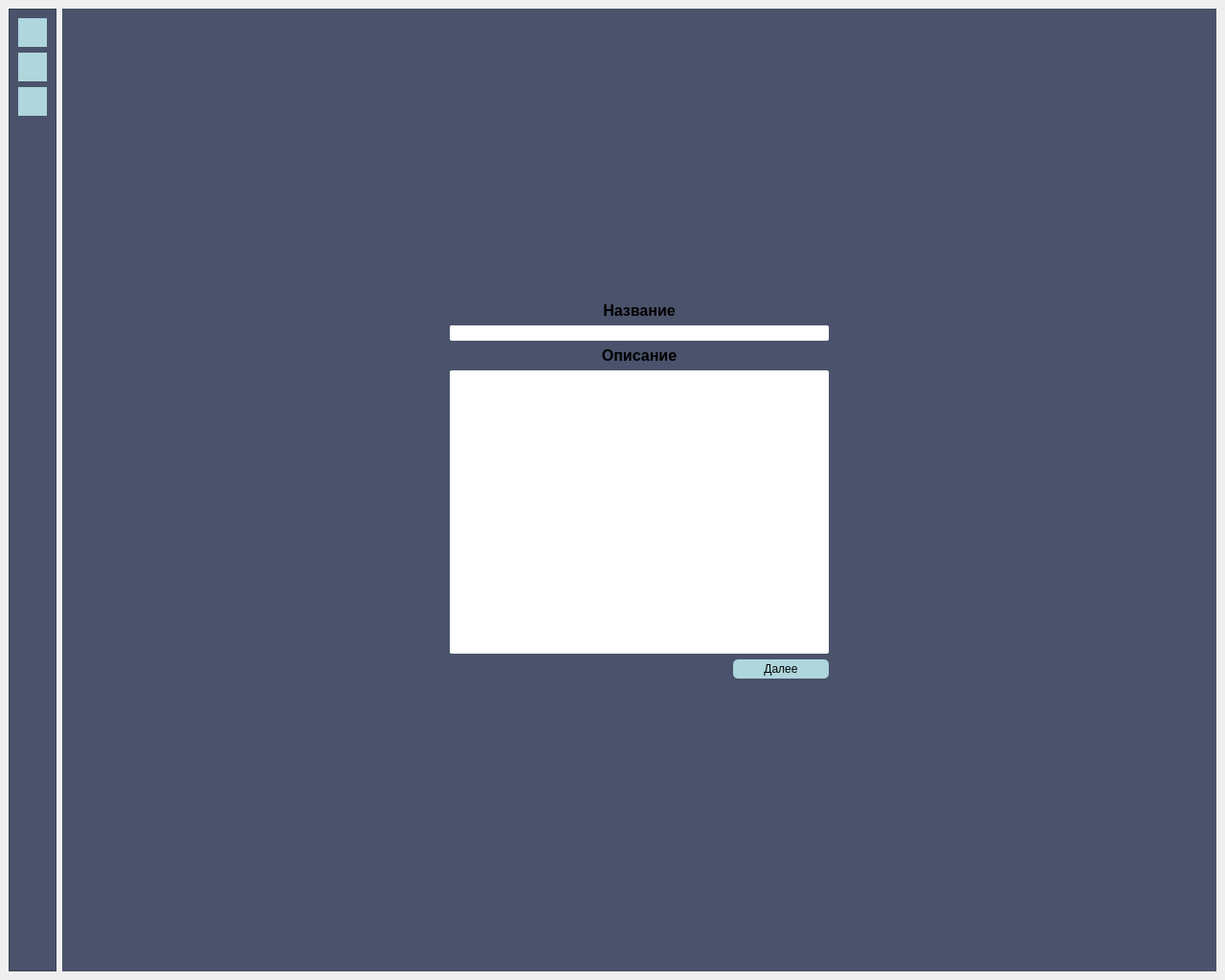
<?xml version="1.0" encoding="UTF-8"?>
<ui version="4.0">
 <class>MainWindow</class>
 <widget class="QMainWindow" name="MainWindow">
  <property name="geometry">
   <rect>
    <x>0</x>
    <y>0</y>
    <width>1280</width>
    <height>1024</height>
   </rect>
  </property>
  <property name="windowTitle">
   <string>MainWindow</string>
  </property>
  <widget class="QWidget" name="centralwidget">
   <layout class="QHBoxLayout" name="horizontalLayout">
    <item>
     <widget class="QFrame" name="frame">
      <property name="minimumSize">
       <size>
        <width>50</width>
        <height>0</height>
       </size>
      </property>
      <property name="maximumSize">
       <size>
        <width>50</width>
        <height>16777215</height>
       </size>
      </property>
      <property name="styleSheet">
       <string notr="true">background-color: #4a536b;</string>
      </property>
      <property name="frameShape">
       <enum>QFrame::StyledPanel</enum>
      </property>
      <property name="frameShadow">
       <enum>QFrame::Raised</enum>
      </property>
      <layout class="QVBoxLayout" name="verticalLayout">
       <item>
        <widget class="QPushButton" name="pushButton">
         <property name="minimumSize">
          <size>
           <width>30</width>
           <height>30</height>
          </size>
         </property>
         <property name="maximumSize">
          <size>
           <width>30</width>
           <height>30</height>
          </size>
         </property>
         <property name="styleSheet">
          <string notr="true">background-color: #aed6dc;
border: 0px;</string>
         </property>
         <property name="text">
          <string/>
         </property>
        </widget>
       </item>
       <item>
        <widget class="QPushButton" name="pushButton_2">
         <property name="minimumSize">
          <size>
           <width>30</width>
           <height>30</height>
          </size>
         </property>
         <property name="maximumSize">
          <size>
           <width>30</width>
           <height>30</height>
          </size>
         </property>
         <property name="styleSheet">
          <string notr="true">background-color: #aed6dc;
border: 0px;</string>
         </property>
         <property name="text">
          <string/>
         </property>
        </widget>
       </item>
       <item>
        <widget class="QPushButton" name="pushButton_3">
         <property name="minimumSize">
          <size>
           <width>30</width>
           <height>30</height>
          </size>
         </property>
         <property name="maximumSize">
          <size>
           <width>30</width>
           <height>30</height>
          </size>
         </property>
         <property name="styleSheet">
          <string notr="true">background-color: #aed6dc;
border: 0px;</string>
         </property>
         <property name="text">
          <string/>
         </property>
        </widget>
       </item>
       <item>
        <spacer name="verticalSpacer">
         <property name="orientation">
          <enum>Qt::Vertical</enum>
         </property>
         <property name="sizeHint" stdset="0">
          <size>
           <width>20</width>
           <height>40</height>
          </size>
         </property>
        </spacer>
       </item>
      </layout>
     </widget>
    </item>
    <item>
     <widget class="QFrame" name="gridFrame">
      <property name="styleSheet">
       <string notr="true">background-color: #4a536b;</string>
      </property>
      <layout class="QGridLayout" name="gridLayout">
       <item row="5" column="1">
        <layout class="QHBoxLayout" name="horizontalLayout_2">
         <item>
          <spacer name="horizontalSpacer_3">
           <property name="orientation">
            <enum>Qt::Horizontal</enum>
           </property>
           <property name="sizeHint" stdset="0">
            <size>
             <width>40</width>
             <height>20</height>
            </size>
           </property>
          </spacer>
         </item>
         <item>
          <widget class="QPushButton" name="pushButton_4">
           <property name="minimumSize">
            <size>
             <width>100</width>
             <height>20</height>
            </size>
           </property>
           <property name="styleSheet">
            <string notr="true">background-color: #aed6dc;
border: 0px;
border-radius: 5px;</string>
           </property>
           <property name="text">
            <string>Далее</string>
           </property>
          </widget>
         </item>
        </layout>
       </item>
       <item row="1" column="1">
        <widget class="QLabel" name="label">
         <property name="text">
          <string>&lt;html&gt;&lt;head/&gt;&lt;body&gt;&lt;p align=&quot;center&quot;&gt;&lt;span style=&quot; font-size:12pt; font-weight:600;&quot;&gt;Название&lt;/span&gt;&lt;/p&gt;&lt;/body&gt;&lt;/html&gt;</string>
         </property>
        </widget>
       </item>
       <item row="3" column="1">
        <widget class="QLabel" name="label_2">
         <property name="text">
          <string>&lt;html&gt;&lt;head/&gt;&lt;body&gt;&lt;p align=&quot;center&quot;&gt;&lt;span style=&quot; font-size:12pt; font-weight:600;&quot;&gt;Описание&lt;/span&gt;&lt;/p&gt;&lt;/body&gt;&lt;/html&gt;</string>
         </property>
        </widget>
       </item>
       <item row="4" column="1">
        <widget class="QTextEdit" name="textEdit">
         <property name="styleSheet">
          <string notr="true">background: #fff;
border: 0px;
border-radius: 2px;</string>
         </property>
        </widget>
       </item>
       <item row="4" column="2">
        <spacer name="horizontalSpacer_2">
         <property name="orientation">
          <enum>Qt::Horizontal</enum>
         </property>
         <property name="sizeHint" stdset="0">
          <size>
           <width>40</width>
           <height>20</height>
          </size>
         </property>
        </spacer>
       </item>
       <item row="0" column="1">
        <spacer name="verticalSpacer_2">
         <property name="orientation">
          <enum>Qt::Vertical</enum>
         </property>
         <property name="sizeHint" stdset="0">
          <size>
           <width>20</width>
           <height>40</height>
          </size>
         </property>
        </spacer>
       </item>
       <item row="7" column="1">
        <spacer name="verticalSpacer_3">
         <property name="orientation">
          <enum>Qt::Vertical</enum>
         </property>
         <property name="sizeHint" stdset="0">
          <size>
           <width>20</width>
           <height>40</height>
          </size>
         </property>
        </spacer>
       </item>
       <item row="4" column="0">
        <spacer name="horizontalSpacer">
         <property name="orientation">
          <enum>Qt::Horizontal</enum>
         </property>
         <property name="sizeHint" stdset="0">
          <size>
           <width>40</width>
           <height>20</height>
          </size>
         </property>
        </spacer>
       </item>
       <item row="2" column="1">
        <widget class="QLineEdit" name="lineEdit">
         <property name="styleSheet">
          <string notr="true">background: #fff;
border: 0px;
border-radius: 2px;</string>
         </property>
        </widget>
       </item>
      </layout>
     </widget>
    </item>
   </layout>
  </widget>
 </widget>
 <resources/>
 <connections/>
</ui>
